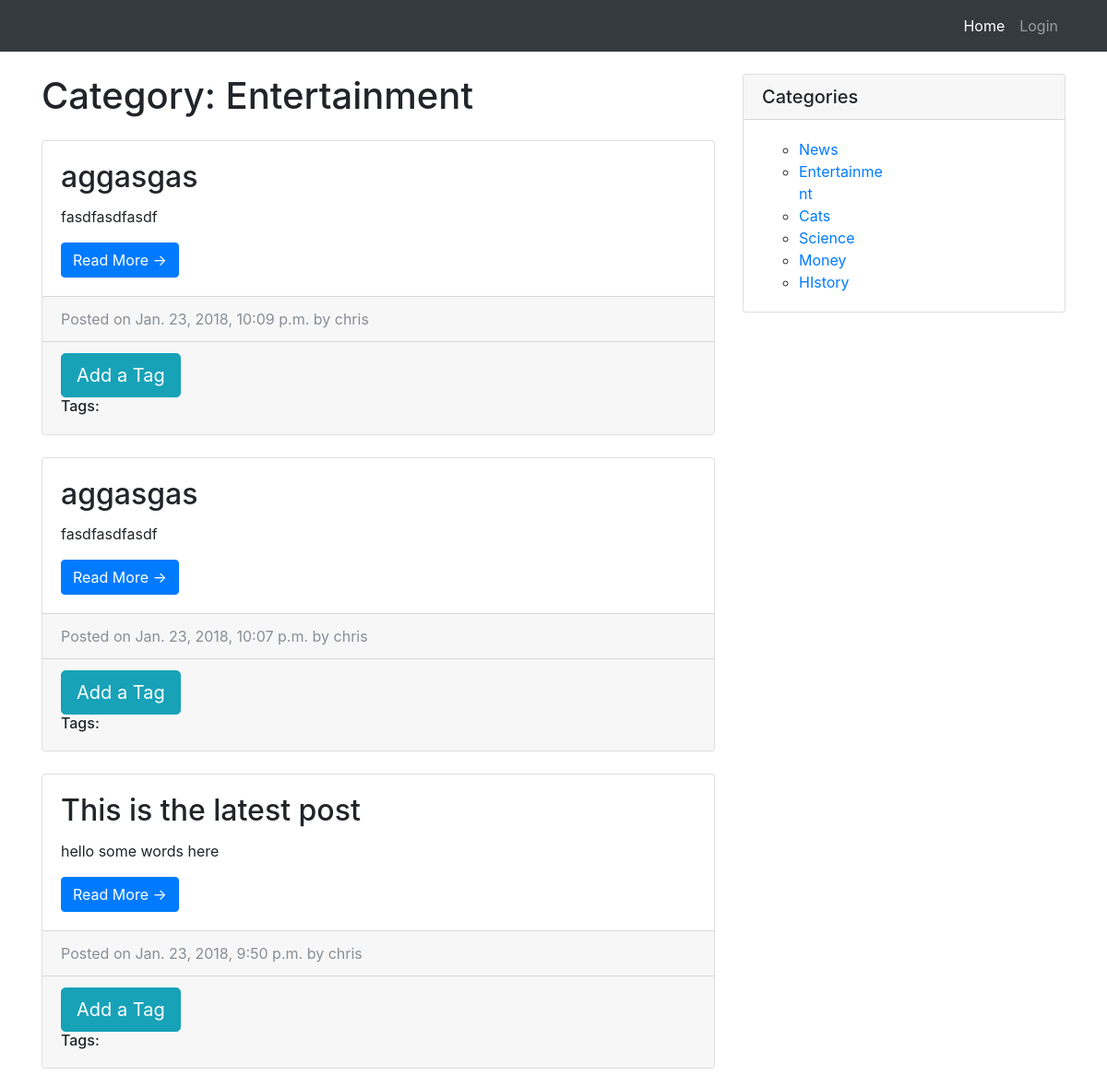
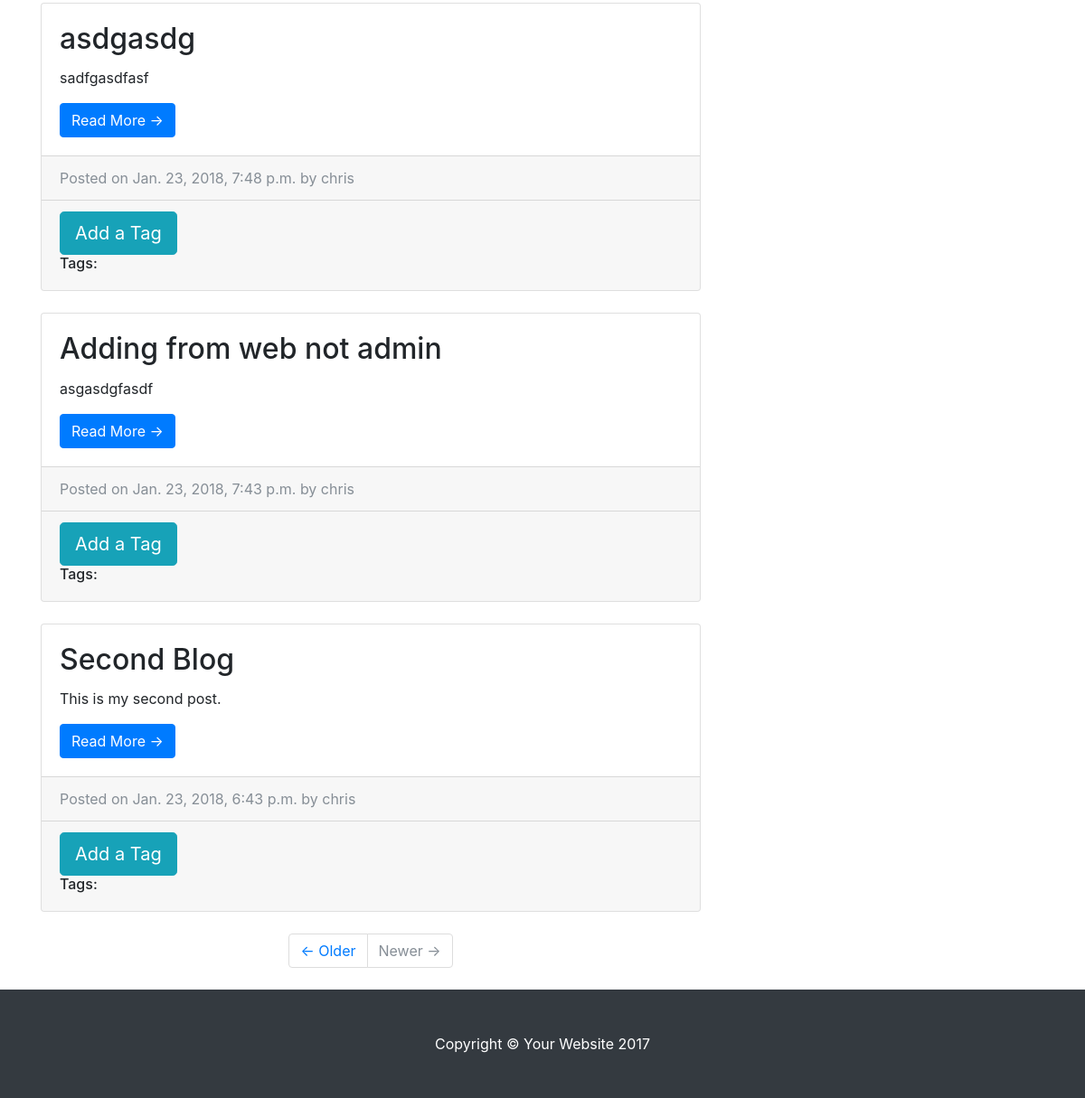
The page /b/entertainment/ on the database its author committed (2 pictures, top to bottom).
### blog/models.py (models this page shows, shortened)
class Category(models.Model):
    name = models.CharField(max_length=50)
    slug = models.SlugField(blank=True, null=True, unique=True)
    class Meta:
        verbose_name_plural = 'Categories'

class Blog(models.Model):
    title = models.CharField(max_length=255)
    author = models.ForeignKey(User, related_name='blogs', on_delete=models.CASCADE)
    date = models.DateTimeField(auto_now_add=True)
    content = models.TextField()
    slug = models.SlugField(blank=True, null=True, unique=True)
    category = models.ForeignKey('Category', default=1, related_name='blogs', on_delete=models.SET_DEFAULT)
    class Meta:
        ordering = ['-pk']

### blog/views.py (the view)
# urls.py: path('b/<slug:cat>/', b_views.category_list, name='category_list'),
def category_list(request, cat):
    category = get_object_or_404(Category, slug=cat)
    blog_list = category.blogs.all()
    return render(request, 'blog/category_list.html', {'blogs': blog_list, 'cata': category})

### blog/templatetags/blog_tags.py (called while the page is built)
@register.simple_tag
def category_list():
    cat = Category.objects.all()
    html = render_to_string('blog/_category_list.html', {'cat': cat})
    return mark_safe(html)

### blog/templates/blog/category_list.html (shortened to what this page needs)
{% extends 'base.html' %}
{% block content %}
    <div class="row">
        <div class="col-md-8">
            <h1 class="my-4">
                Category: {{ cata.name}}
            </h1>
            {% for b in blogs %}
                <div class="card mb-4">
                    <div class="card-body">
                        <h2 class="card-title">{{ b.title }}</h2>
                        <p class="card-text">{{ b.content }}</p>
                        <a href="{% url 'single_blog_view' b.category.slug b.slug %}" class="btn btn-primary">Read More
                            &rarr;</a>
                    </div>
                    <div class="card-footer text-muted">
                        Posted on {{ b.date }} by {{ b.author.username }}
                    </div>
                    <div class="card-footer">
                        <button data-slug="{{ b.slug }}" class="addTag btn btn-info btn-lg" type="button"
                                data-toggle="modal" data-target="#myModal" onclick="callModal('{{ b.slug }}')">Add a Tag
                        </button>
                        <h6>Tags:</h6>
                    </div>
                </div>
            {% endfor %}
            <ul class="pagination justify-content-center mb-4">
                <li class="page-item">
                    <a class="page-link" href="#">&larr; Older</a>
                </li>
                <li class="page-item disabled">
                    <a class="page-link" href="#">Newer &rarr;</a>
                </li>
            </ul>
        </div>
        {% include '_side_bar.html' %}
    </div>
{% endblock %}

### blog/templates/blog/_category_list.html
<ul>
    {% for c in cat %}
        <li>
            <a href="{% url 'category_list' c.slug %}">{{ c.name }}</a>
        </li>
    {% endfor %}
</ul>

### blog/static/blog/css/blog-home.css (style rules this page uses)
body { padding-top: 54px; }
@media (min-width: 992px) { body { padding-top: 56px; } }

### rows shown on the page
Category: name "Entertainment"
Blog: title "aggasgas", content "fasdfasdfasdf", date "Jan. 23, 2018, 10:09 p.m.", author.username "chris"
Blog: title "aggasgas", content "fasdfasdfasdf", date "Jan. 23, 2018, 10:07 p.m.", author.username "chris"
Blog: title "This is the latest post", content "hello some words here", date "Jan. 23, 2018, 9:50 p.m.", author.username "chris"
Blog: title "asdgasdg", content "sadfgasdfasf", date "Jan. 23, 2018, 7:48 p.m.", author.username "chris"
Blog: title "Adding from web not admin", content "asgasdgfasdf", date "Jan. 23, 2018, 7:43 p.m.", author.username "chris"
Blog: title "Second Blog", content "This is my second post.", date "Jan. 23, 2018, 6:43 p.m.", author.username "chris"
Category: name "News"
Category: name "Cats"
Category: name "Science"
Category: name "Money"
Category: name "HIstory"
